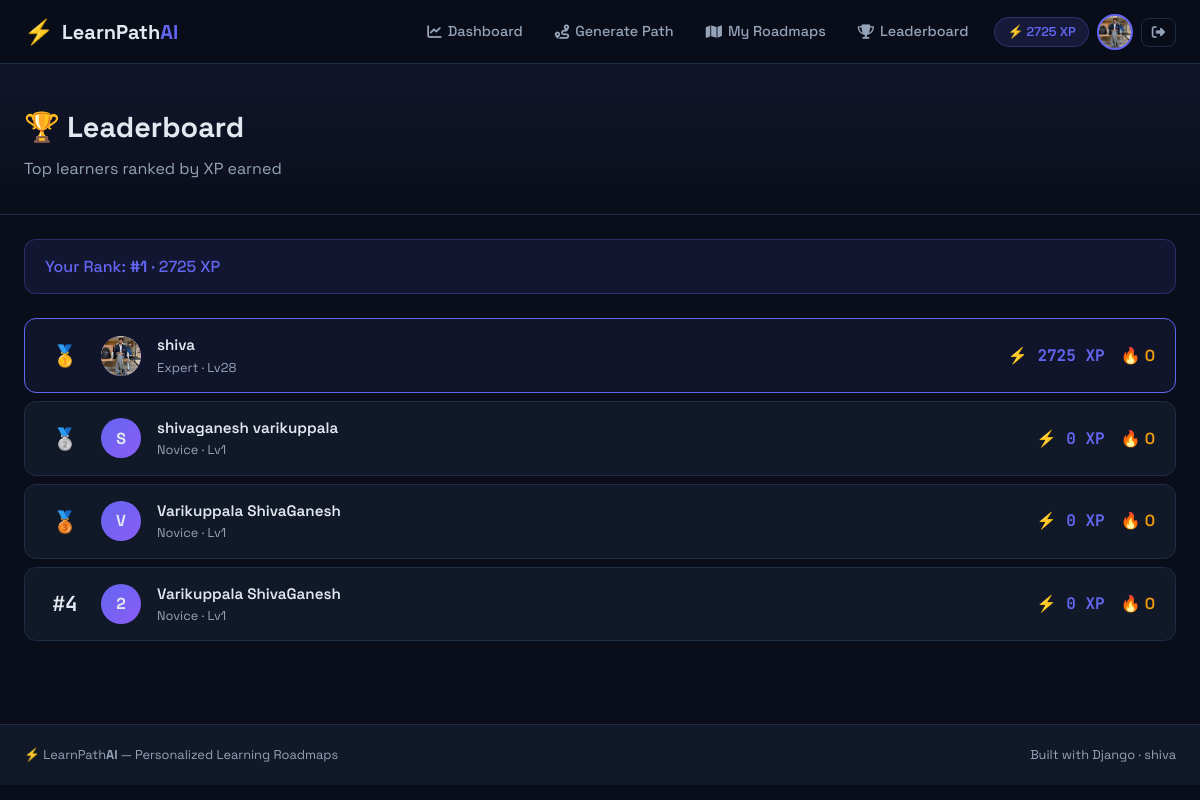
The page /progress/leaderboard/ (signed in) on the database as committed earlier.
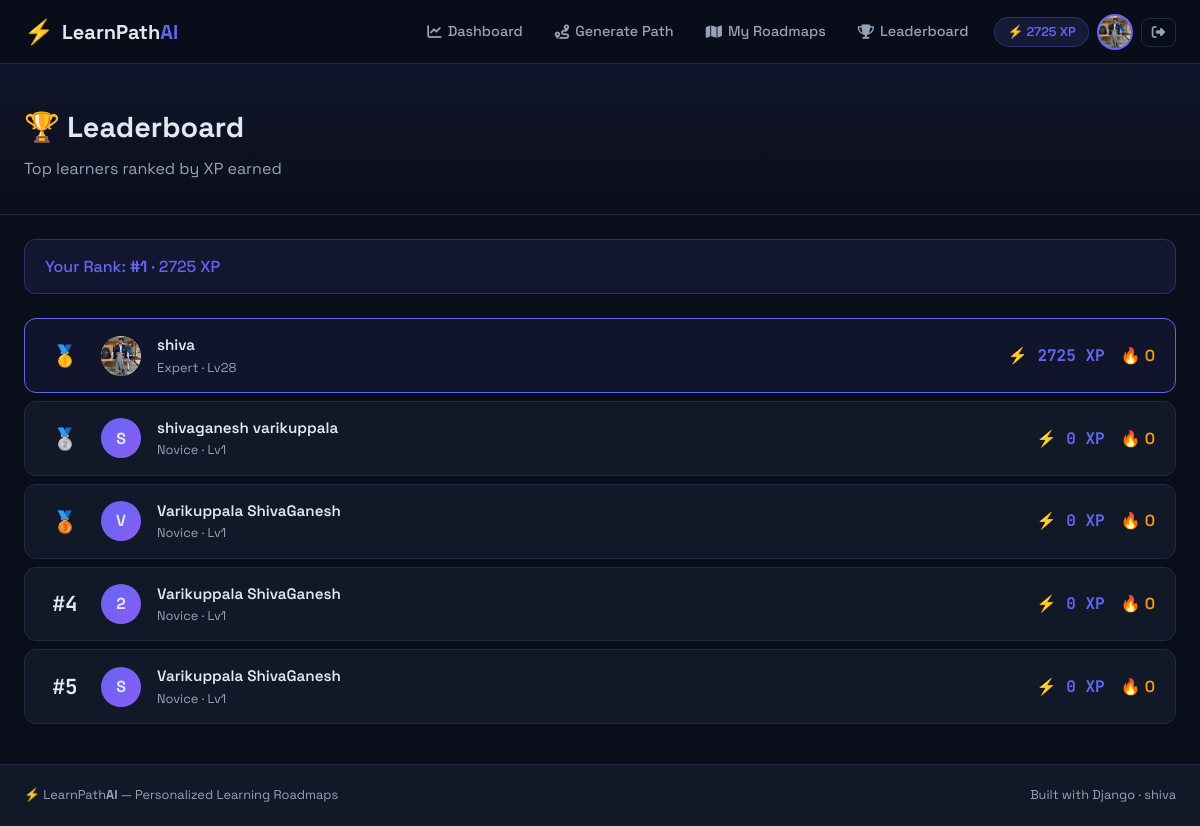
The same page on the database as committed later.
### users/models.py (models this page shows, shortened)
class UserProfile(models.Model):
    EXPERIENCE_CHOICES = [
        ('beginner', 'Beginner'),
        ('intermediate', 'Intermediate'),
        ('advanced', 'Advanced'),
    ]
    user = models.OneToOneField(User, on_delete=models.CASCADE, related_name='profile')
    bio = models.TextField(blank=True, max_length=500)
    avatar = models.ImageField(upload_to='avatars/', null=True, blank=True)
    experience_level = models.CharField(max_length=20, choices=EXPERIENCE_CHOICES, default='beginner')
    daily_study_hours = models.FloatField(default=1.0)
    total_xp = models.IntegerField(default=0)
    streak_days = models.IntegerField(default=0)
    last_activity = models.DateTimeField(null=True, blank=True)
    joined_at = models.DateTimeField(auto_now_add=True)
    class Meta:
        verbose_name = 'User Profile'
        verbose_name_plural = 'User Profiles'
    @property
    def level_title(self):
        if self.total_xp < 100:
            return 'Novice'
        elif self.total_xp < 500:
            return 'Apprentice'
        elif self.total_xp < 1500:
            return 'Scholar'
        elif self.total_xp < 3000:
            return 'Expert'
        else:
            return 'Master'
    @property
    def level_number(self):
        return max(1, self.total_xp // 100 + 1)

### progress/views.py (the view)
# urls.py: path('leaderboard/', views.LeaderboardView.as_view(), name='leaderboard'),
@method_decorator(login_required, name='dispatch')
class LeaderboardView(View):
    template_name = 'progress/leaderboard.html'
    def get(self, request):
        profiles = UserProfile.objects.select_related('user').order_by('-total_xp')[:20]
        return render(request, self.template_name, {
            'profiles': profiles,
            'user_rank': self._get_user_rank(request.user),
        })
    def _get_user_rank(self, user):
        higher = UserProfile.objects.filter(total_xp__gt=user.profile.total_xp).count()
        return higher + 1

### templates/progress/leaderboard.html (shortened to what this page needs)
{% extends 'base.html' %}
{% block content %}
<div class="page-header">
    <div class="container">
        <h1>🏆 Leaderboard</h1>
        <p>Top learners ranked by XP earned</p>
    </div>
</div>
<div class="container">
    <div class="leaderboard-your-rank">
        Your Rank: <strong>#{{ user_rank }}</strong> · {{ request.user.profile.total_xp }} XP
    </div>
    <div class="leaderboard-table">
        {% for profile in profiles %}
        <div class="lb-row {% if profile.user == request.user %}lb-you{% endif %}">
            <div class="lb-rank">
                {% if forloop.counter == 1 %}🥇
                {% elif forloop.counter == 2 %}🥈
                {% elif forloop.counter == 3 %}🥉
                {% else %}#{{ forloop.counter }}{% endif %}
            </div>
            <div class="lb-avatar">
                {% if profile.avatar %}
                    <img src="{{ profile.avatar.url }}" alt="">
                {% else %}
                    <span>{{ profile.user.username|first|upper }}</span>
                {% endif %}
            </div>
            <div class="lb-info">
                <div class="lb-name">{{ profile.user.get_full_name|default:profile.user.username }}</div>
                <div class="lb-title">{{ profile.level_title }} · Lv{{ profile.level_number }}</div>
            </div>
            <div class="lb-xp">⚡ {{ profile.total_xp }} XP</div>
            <div class="lb-streak">🔥 {{ profile.streak_days }}</div>
        </div>
        {% endfor %}
    </div>
</div>
{% endblock %}

Rows that differ between the two databases and show on the page:
added UserProfile: user.username|first "S", user.get_full_name "Varikuppala ShivaGanesh", level_title "Novice", level_number "1", total_xp "0", streak_days "0"
